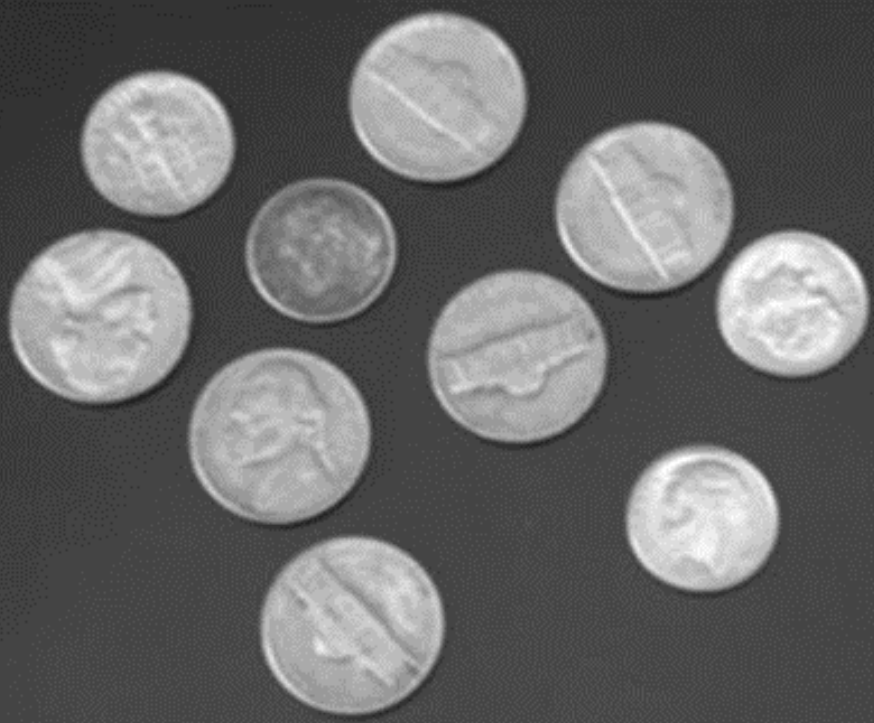
#> input picture OPEN CV/pythonProject/11.png, 874 x 723 px
$ python 'text for 11 task.py'
#> lines starting #> are read from the running program, lines starting #| are printed output that depends on the picture; after the words box and inside, x2 and y2 are one past the last pixel; in counts of white or black regions, pixels touching at a corner belong together
import cv2
import numpy as np

# 读入图片
img = cv2.imread("11.png")
#> img is the input picture: shape (723, 874, 3); min 31, max 255, mean 103.5


# 中值滤波，去噪
img = cv2.medianBlur(img, 5)
img = cv2.GaussianBlur(img,(7,7),0)


gray = cv2.cvtColor(img, cv2.COLOR_BGR2GRAY)
#cv2.namedWindow('original', cv2.WINDOW_AUTOSIZE)
#cv2.imshow('original', gray)


"""
# 阈值分割得到二值化图片
ret, binary = cv2.threshold(gray, 0, 255, cv2.THRESH_BINARY | cv2.THRESH_OTSU)
"""
ret, binary=cv2.threshold(gray,85,255,cv2.THRESH_BINARY)
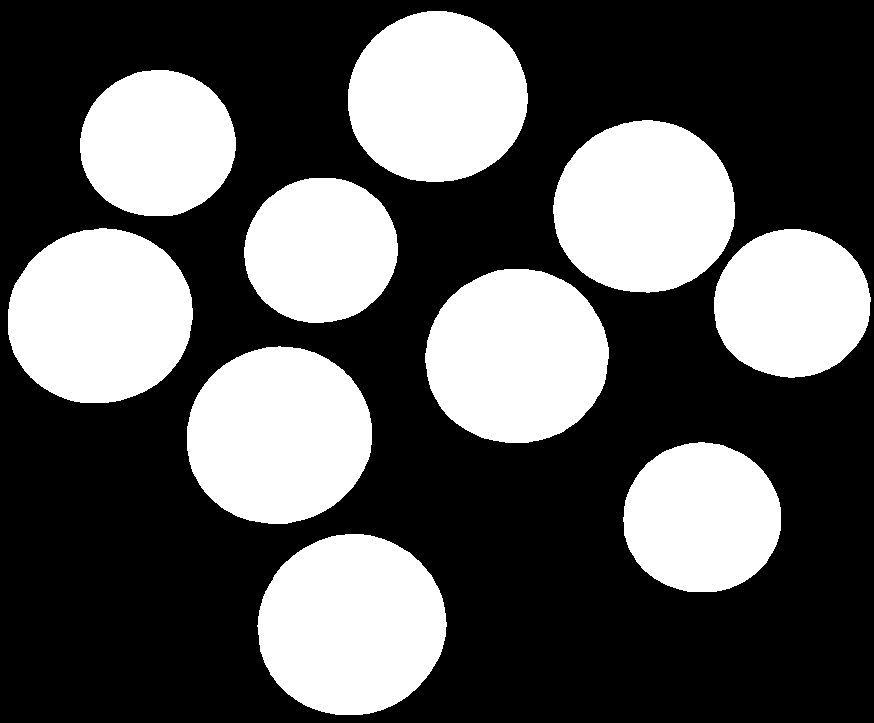
#> binary: shape (723, 874); 35.6% white; 10 white regions, largest, box (x1, y1, x2, y2) and area: (257, 534, 447, 715) 26807, (187, 346, 372, 524) 25890, (8, 228, 193, 403) 25510
"""

binary = cv2.adaptiveThreshold(gray,255,cv2.ADAPTIVE_THRESH_GAUSSIAN_C,cv2.THRESH_BINARY,155,1)


binary = cv2.adaptiveThreshold(gray, 255, cv2.ADAPTIVE_THRESH_GAUSSIAN_C, cv2.THRESH_BINARY, 11, 2)
"""


"""
# 膨胀操作
kernel2 = cv2.getStructuringElement(cv2.MORPH_RECT, (3, 3))
bin_clo = cv2.dilate(binary, kernel2, iterations=2)
"""


#cv2.imshow('original', binary)
binary=cv2.morphologyEx(binary, cv2.MORPH_OPEN,(8,8))
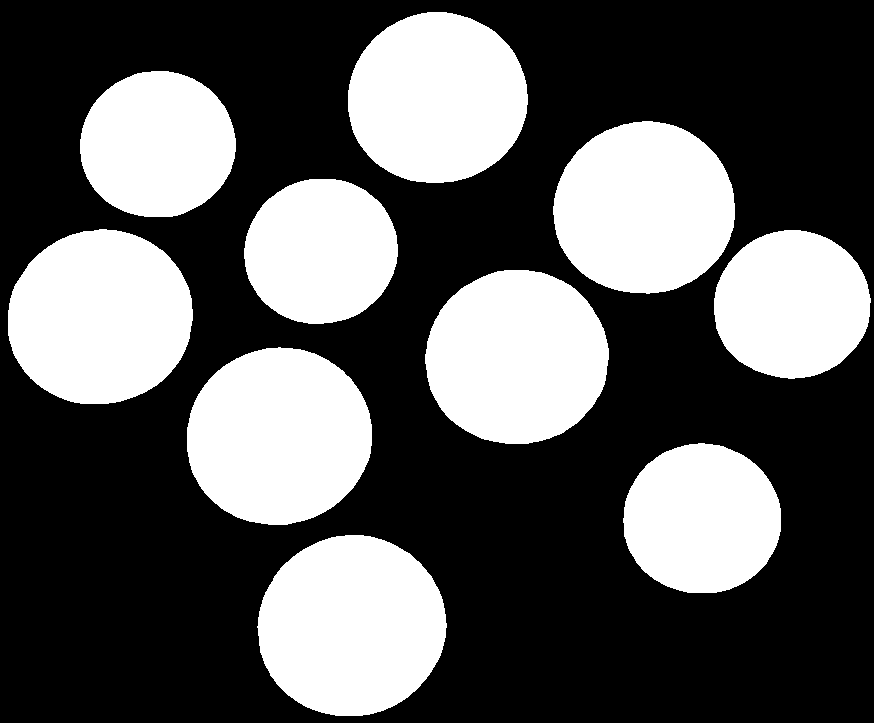
#> binary: shape (723, 874); 35.6% white; 10 white regions, largest, box (x1, y1, x2, y2) and area: (257, 535, 447, 716) 26807, (187, 347, 372, 525) 25890, (8, 229, 193, 404) 25510
binary = cv2.morphologyEx(binary, cv2.MORPH_CLOSE,(8,8))
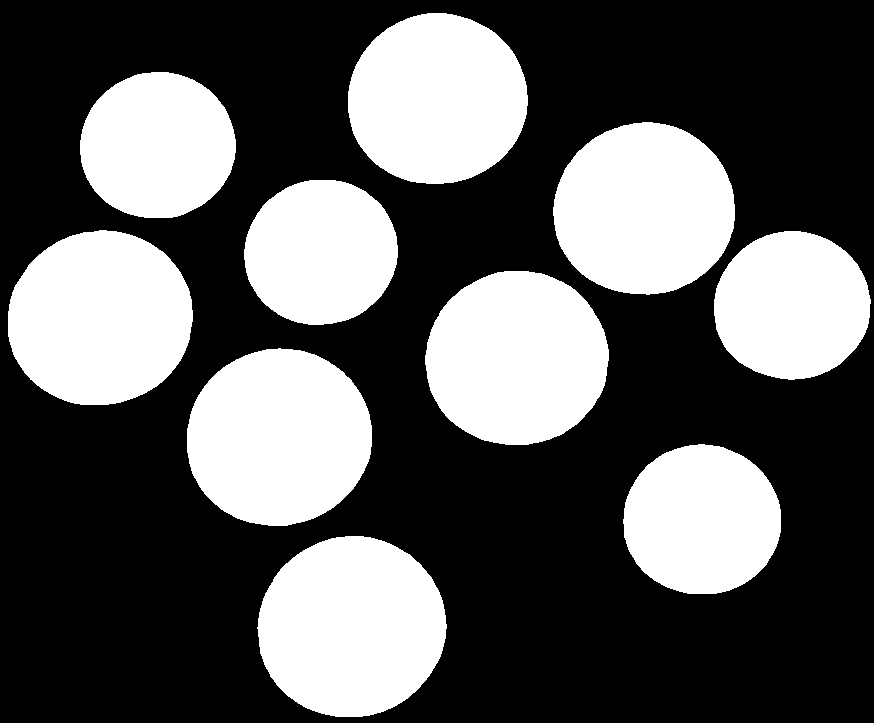
#> binary: shape (723, 874); 35.6% white; 10 white regions, largest, box (x1, y1, x2, y2) and area: (257, 536, 447, 717) 26807, (187, 348, 372, 526) 25890, (8, 230, 193, 405) 25510


#edges = cv2.Canny(binary, 100, 200)


# 连通域分析
num_labels, labels, stats, centroids = cv2.connectedComponentsWithStats(binary, connectivity=8)
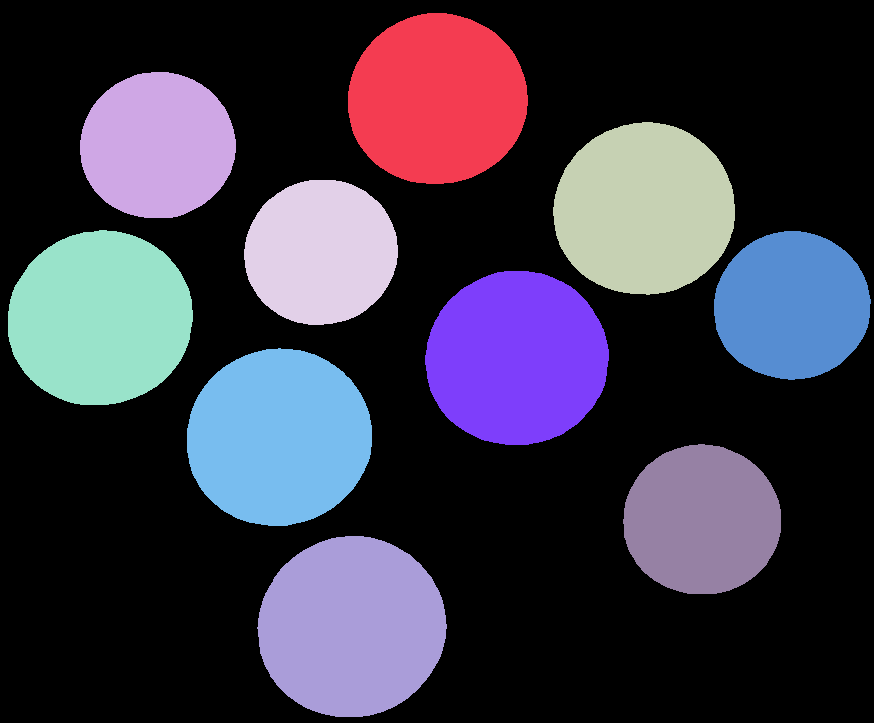
#> labels: shape (723, 874) int32; 11 distinct labels, from 0 to 10; one colour per label, 0 black
#> num_labels = 11; stats = [[0, 0, 874, 723, 407158], [348, 13, 180, 171, 24235], [80, 72, 156, 146, 17964], [553, 122, 182, 173, 24645], [244, 180, 154, 145, 17590], [8, 230, 185, 175, 25510], [714, 231, 157, 149, 18271], [425, 271, 184, 174, 25159], [187, 348, 185, 178, 25890], [623, 444, 158, 150, 18673], [257, 536, 190, 181, 26807]]; centroids = [[445, 375.9], [436.9, 98.81], [157.2, 145.1], [643.8, 208.8], [320.5, 251.8], [99.62, 317.9], [791.6, 305.3], [516.4, 357.9], [278.5, 437], [701.5, 519.5], [351.2, 626.6]]


"""
# 查看各个返回值
# 连通域数量
print('num_labels = ', num_labels)
# 连通域的信息：对应各个轮廓的x、y、width、height和面积
print('stats = ', stats)
# 连通域的中心点
print('centroids = ', centroids)
# 每一个像素的标签1、2、3.。。，同一个连通域的标签是一致的
print('labels = ', labels)

# 不同的连通域赋予不同的颜色
output = np.zeros((img.shape[0], img.shape[1], 3), np.uint8)
for i in range(1, num_labels):
    mask = labels == i
    output[:, :, 0][mask] = np.random.randint(0, 255)
    output[:, :, 1][mask] = np.random.randint(0, 255)
    output[:, :, 2][mask] = np.random.randint(0, 255)
cv2.imshow('final', output)
cv2.waitKey()
cv2.destroyAllWindows()
"""

# 定义颜色映射
colors = [(255, 255, 255)] # 背景颜色
for i in range(1, num_labels):
    colors.append((int(centroids[i][0]+20) % 256, int(centroids[i][1]+50) % 256, i % 256))
#> after the loop, colors = [(255, 255, 255), (200, 148, 1), (177, 195, 2), (151, 2, 3), (84, 45, 4), (119, 111, 5), (43, 99, 6), (24, 151, 7), (42, 230, 8), (209, 57, 9), (115, 164, 10)]

# 创建输出图像用于标记连通域，并筛选出大小合适的连通域
output = np.zeros((gray.shape[0], gray.shape[1], 3), np.uint8)
min_size = 100  # 设定最小连通域的大小
for i in range(1, num_labels):
    if stats[i, cv2.CC_STAT_AREA] >= min_size:
        output[labels == i] = colors[i]
        # 画边界框和质心
        cv2.rectangle(output,
                      (stats[i, cv2.CC_STAT_LEFT], stats[i, cv2.CC_STAT_TOP]),
                      (stats[i, cv2.CC_STAT_LEFT] + stats[i, cv2.CC_STAT_WIDTH],
                       stats[i, cv2.CC_STAT_TOP] + stats[i, cv2.CC_STAT_HEIGHT]),
                      (0, 255, 0), 2)
        cv2.circle(output, (int(centroids[i][0]), int(centroids[i][1])), 4, (0, 0, 255), -1)
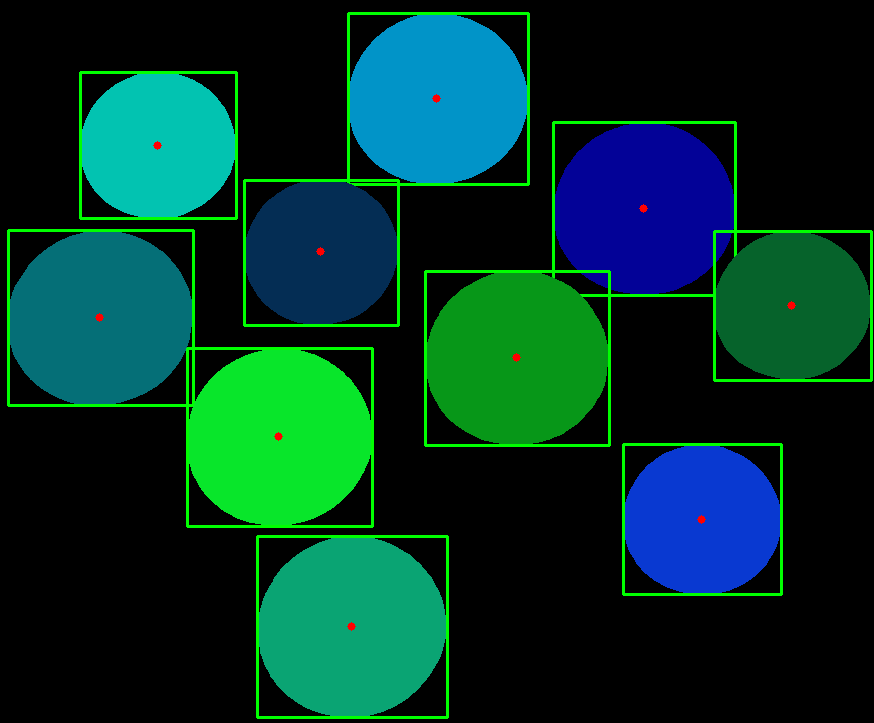
#> output: shape (723, 874, 3); mean of channels 0, 1, 2 40.3, 51.6, 2.2; drawn as B, G, R

# 显示原图、二值化图像和连通域分析结果
print('num_labels = ', num_labels-1)
#| num_labels =  10
cv2.imshow('Original', img)
cv2.imshow('Binary', binary)
cv2.imshow('Connected Components', output)
cv2.waitKey(0)
cv2.destroyAllWindows()

$ run again, with OPEN CV/pythonProject/12.png copied over OPEN CV/pythonProject/11.png
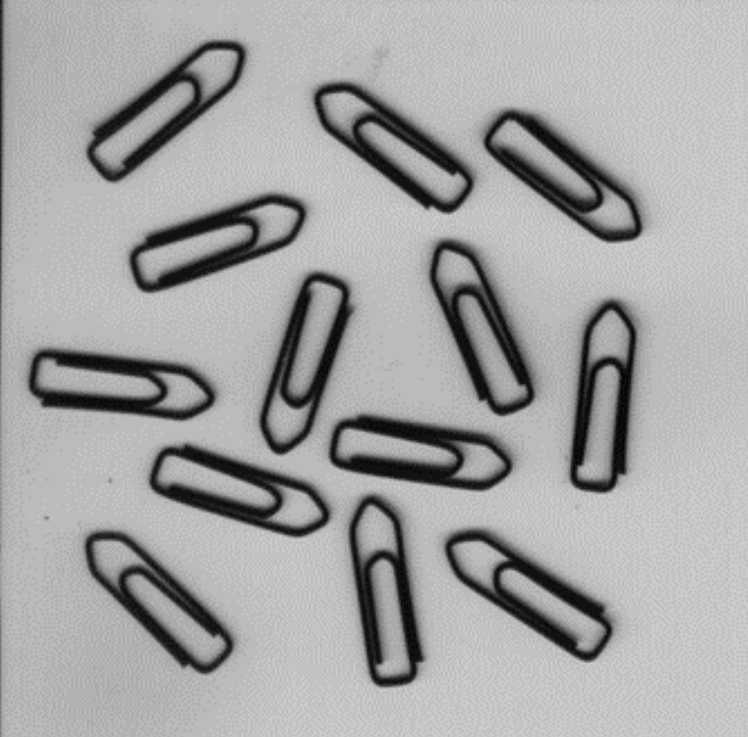
#> input picture OPEN CV/pythonProject/12.png, 748 x 737 px
#> img is the input picture: shape (737, 748, 3); min 4, max 204, mean 164.5
#> `num_labels, labels, stats, centroids = cv2.connectedComponentsWithStat..`:
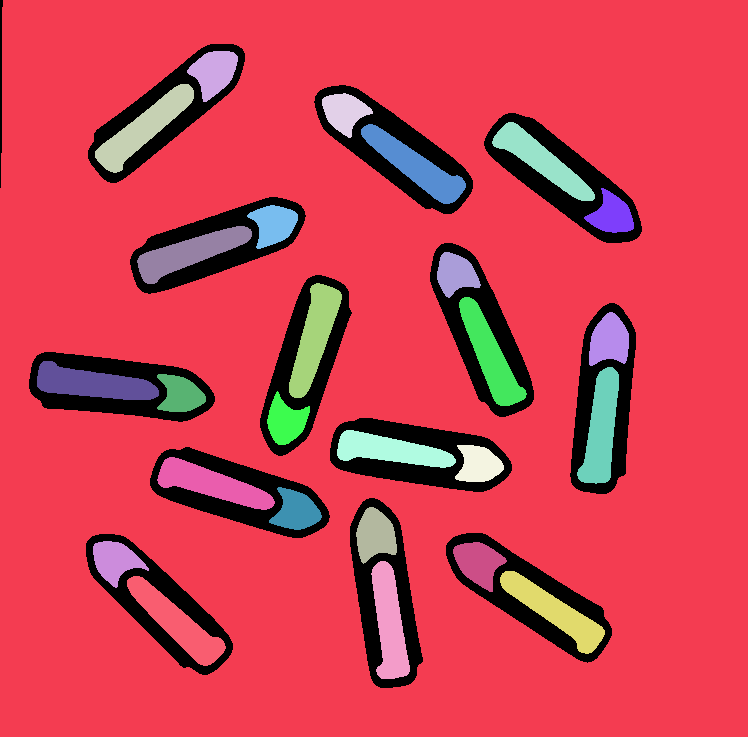
#> labels: shape (737, 748) int32; 28 distinct labels, from 0 to 27; one colour per label, 0 black
#> num_labels = 28; stats = 28 rows, first 6: [0, 0, 642, 688, 66681], [0, 0, 748, 737, 429157], [187, 51, 51, 51, 1583], [95, 84, 99, 89, 2968], [322, 93, 51, 45, 1330], [492, 122, 103, 79, 2616]; centroids = 28 pairs, first value 92.42 to 611.4, second value 71.61 to 623.1
#> after the loop `for i in range(1, num_labels):`: colors = 28 items, first 6: (255, 255, 255), (143, 159, 1), (233, 121, 2), (163, 177, 3), (108, 161, 4), (49, 210, 5)
#> after the loop `for i in range(1, num_labels):`:
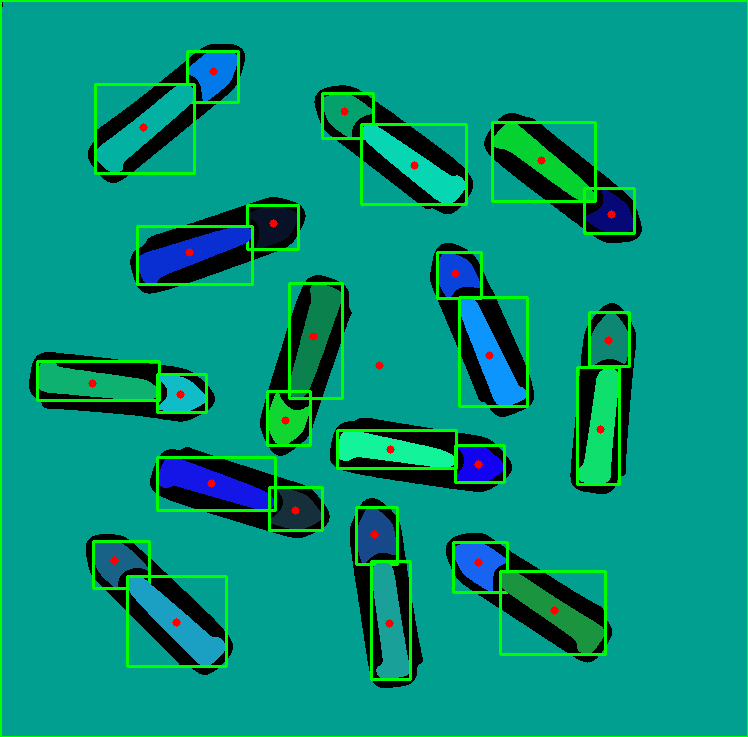
#> output: shape (737, 748, 3); mean of channels 0, 1, 2 122.7, 145.1, 2.8; drawn as B, G, R
#| num_labels =  27

$ run again, with OPEN CV/pythonProject/9.png copied over OPEN CV/pythonProject/11.png
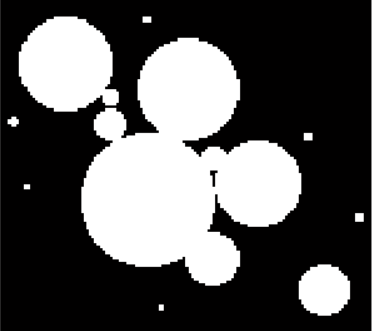
#> input picture OPEN CV/pythonProject/9.png, 372 x 331 px
#> img is the input picture: shape (331, 372, 3); mean B, G, R 86, 86, 86.7
#> `num_labels, labels, stats, centroids = cv2.connectedComponentsWithStat..`:
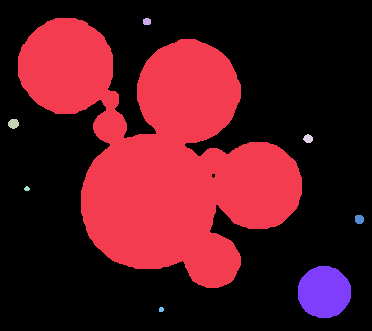
#> labels: shape (331, 372) int32; 9 distinct labels, from 0 to 8; one colour per label, 0 black
#> num_labels = 9; stats = [[0, 0, 372, 331, 80821], [18, 18, 284, 270, 39797], [143, 18, 8, 7, 50], [8, 119, 11, 10, 86], [303, 134, 10, 9, 66], [24, 186, 6, 5, 22], [355, 215, 9, 9, 71], [298, 266, 53, 52, 2197], [159, 307, 5, 5, 22]]; centroids = [[193.6, 168.1], [161.3, 151.9], [146.5, 21.12], [13.08, 123.3], [307.7, 138.3], [26.5, 188.3], [358.9, 218.9], [323.8, 291.7], [160.9, 309.1]]
#> after the loop `for i in range(1, num_labels):`: colors = [(255, 255, 255), (181, 201, 1), (166, 71, 2), (33, 173, 3), (71, 188, 4), (46, 238, 5), (122, 12, 6), (87, 85, 7), (180, 103, 8)]
#> after the loop `for i in range(1, num_labels):`:
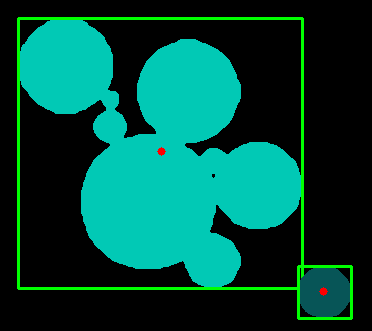
#> output: shape (331, 372, 3); mean of channels 0, 1, 2 59.7, 74.2, 0.6; drawn as B, G, R
#| num_labels =  8
